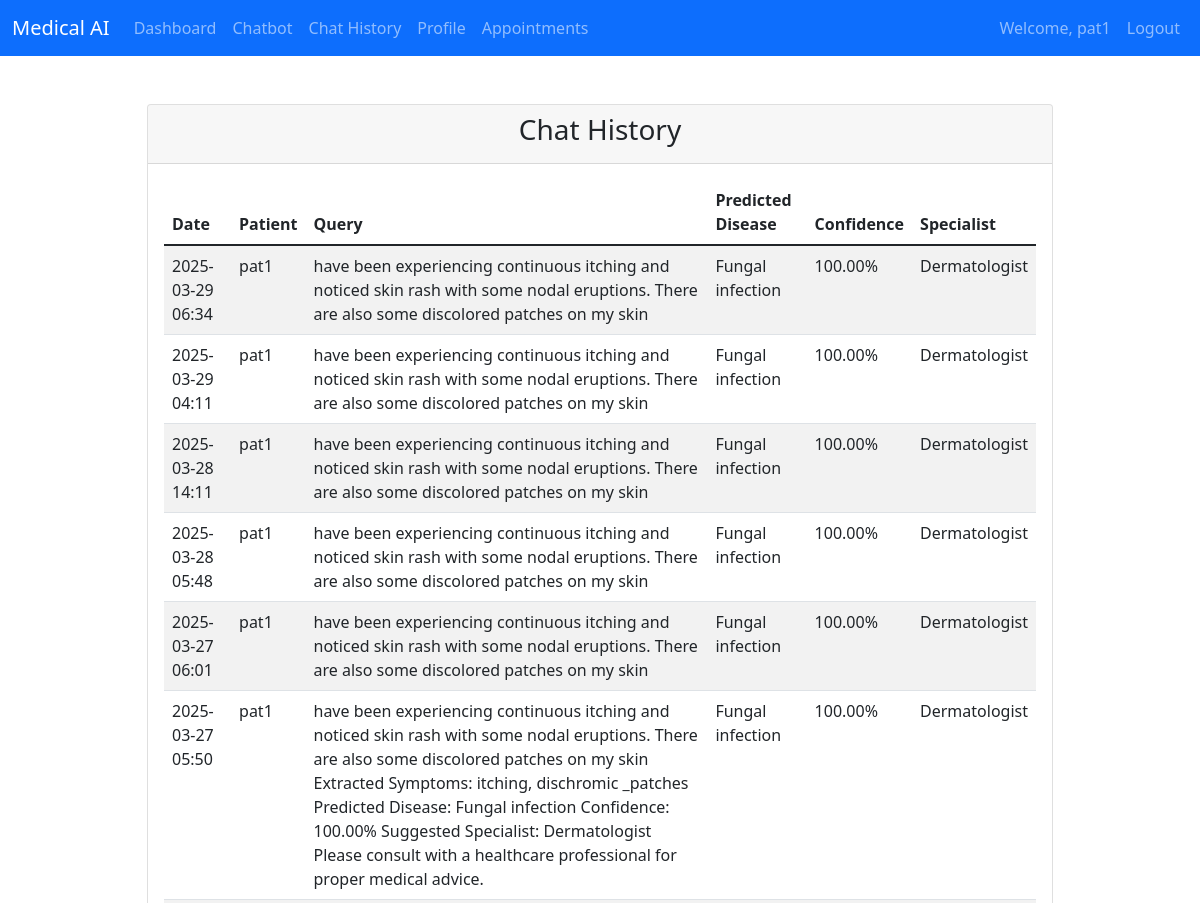
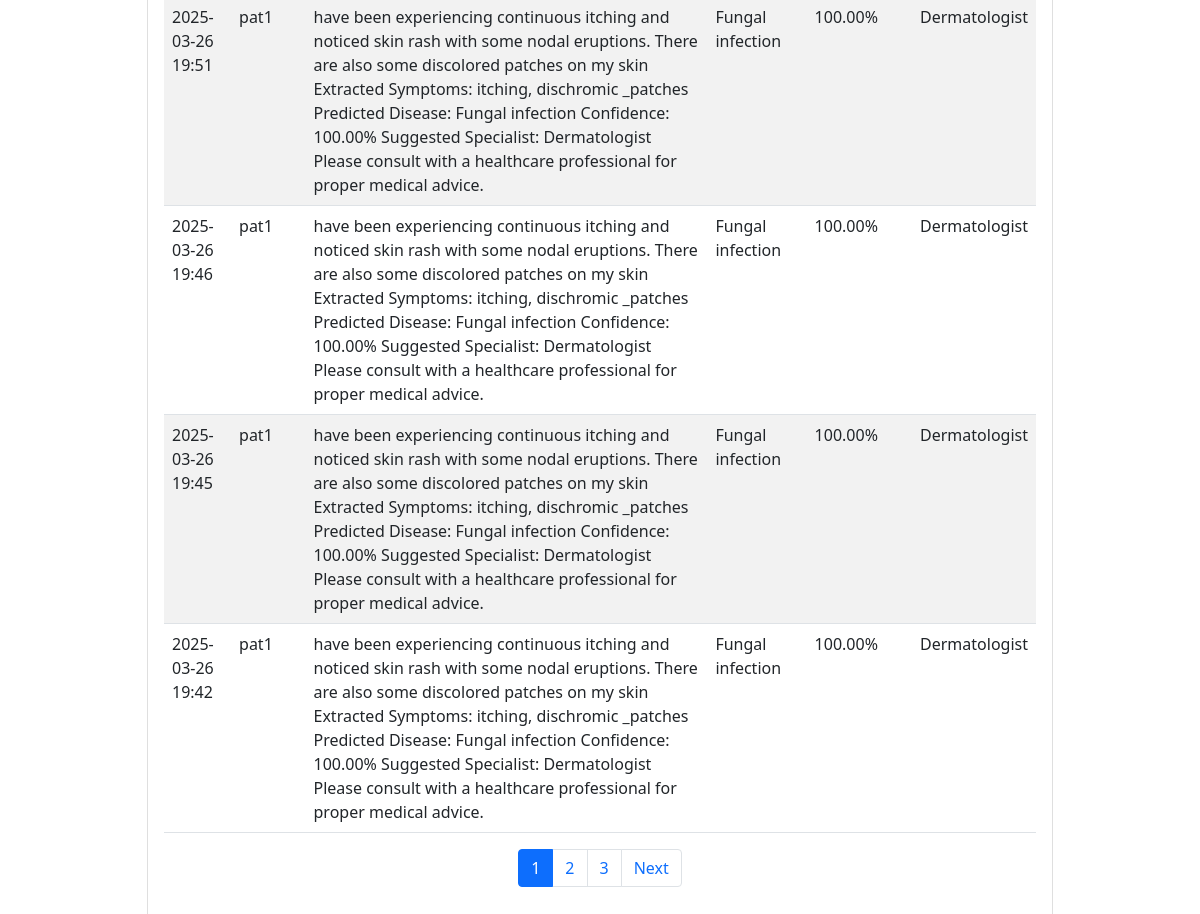
Page /chatbot/chat/history/ (signed in) on the committed database (2 pictures, top to bottom).
### authentication/models.py (models this page shows, shortened)
class CustomUser(AbstractUser):
    ROLE_CHOICES = [
        ('doctor', 'Doctor'),
        ('patient', 'Patient'),
        ('medical_store', 'Medical Store'),
    ]
    role = models.CharField(max_length=20, choices=ROLE_CHOICES)
    phone_number = models.CharField(max_length=15, blank=True, null=True)
    address = models.TextField(blank=True, null=True)
    profile_completed = models.BooleanField(default=False)  # New field

### chatbot/models.py (models this page shows, shortened)
class ChatbotQuery(models.Model):
    patient = models.ForeignKey(Patient, on_delete=models.CASCADE)
    query = models.TextField()
    response = models.TextField()
    disease_predicted = models.CharField(max_length=100, null=True, blank=True)
    confidence_score = models.FloatField(null=True, blank=True)
    specialist_suggested = models.CharField(max_length=100, null=True, blank=True)
    created_at = models.DateTimeField(auto_now_add=True)
    class Meta:
        ordering = ['-created_at']

### patients/models.py (models this page shows, shortened)
class Patient(models.Model):
    user = models.OneToOneField(CustomUser, on_delete=models.CASCADE, related_name='patient')
    full_name = models.CharField(max_length=100)
    dob = models.DateField()
    age = models.IntegerField(null=True, blank=True)
    gender = models.CharField(
        max_length=6,
        choices=[('male', 'Male'), ('female', 'Female'), ('other', 'Other')],
        default='other'
    )
    contact_number = models.CharField(max_length=20)
    email = models.EmailField()
    address = models.TextField(null=True, blank=True)
    city = models.CharField(max_length=100, null=True, blank=True)
    state = models.CharField(max_length=100, null=True, blank=True)
    pincode = models.CharField(max_length=10, null=True, blank=True)
    blood_group = models.CharField(
        max_length=3,
        choices=[
            ('A+', 'A+'), ('A-', 'A-'),
            ('B+', 'B+'), ('B-', 'B-'),
            ('AB+', 'AB+'), ('AB-', 'AB-'),
            ('O+', 'O+'), ('O-', 'O-')
        ],
        null=True, blank=True, default='N/A'
    )
    height = models.DecimalField(
        max_digits=5,
        decimal_places=2,
        null=True,
        blank=True,
        validators=[MinValueValidator(0)]
    )
    weight = models.DecimalField(
        max_digits=5,
        decimal_places=2,
        null=True,
        blank=True,
        validators=[MinValueValidator(0)]
    )
    emergency_contact_name = models.CharField(max_length=100, null=True, blank=True)
    emergency_contact_relation = models.CharField(max_length=50, null=True, blank=True)
    emergency_contact_number = models.CharField(max_length=20, null=True, blank=True)
    medical_history = models.JSONField(
        null=True,
        blank=True,
        default=dict,
        help_text='Store medical conditions, surgeries, and medications in JSON format'
    )
    allergies = models.JSONField(
        null=True,
        blank=True,
        default=dict,
        help_text='Store food, medication, and environmental allergies in JSON format'
    )
    is_profile_complete = models.BooleanField(default=False)
    created_at = models.DateTimeField(auto_now_add=True)
    updated_at = models.DateTimeField(auto_now=True)
    class Meta:
        ordering = ['-created_at']
        verbose_name = 'Patient'
        verbose_name_plural = 'Patients'

### chatbot/views.py (the view)
# urls.py: path('chat/history/', views.chat_history, name='chat_history'),
@login_required
def chat_history(request):
    if not hasattr(request.user, 'patient'):
        return redirect('patient_profile_setup')
    queries = ChatbotQuery.objects.filter(patient=request.user.patient).order_by('-created_at')
    paginator = Paginator(queries, 10)
    page_number = request.GET.get('page')
    page_obj = paginator.get_page(page_number)
    return render(request, 'chatbot/chat_history.html', {
        'page_obj': page_obj
    })

### chatbot/templates/chatbot/chat_history.html (shortened to what this page needs)
{% extends 'base.html' %}
{% block content %}
<div class="container mt-5">
    <div class="row justify-content-center">
        <div class="col-md-10">
            <div class="card">
                <div class="card-header">
                    <h3 class="text-center">Chat History</h3>
                </div>
                <div class="card-body">
                    <div class="table-responsive">
                        <table class="table table-striped">
                            <thead>
                                <tr>
                                    <th>Date</th>
                                    <th>Patient</th>
                                    <th>Query</th>
                                    <th>Predicted Disease</th>
                                    <th>Confidence</th>
                                    <th>Specialist</th>
                                </tr>
                            </thead>
                            <tbody>
                                {% for query in page_obj %}
                                <tr>
                                    <td>{{ query.created_at|date:"Y-m-d H:i" }}</td>
                                    <td>{{ query.patient.full_name }}</td>
                                    <td>{{ query.query }}</td>
                                    <td>{{ query.disease_predicted }}</td>
                                    <td>{{ query.confidence_score|floatformat:2 }}%</td>
                                    <td>{{ query.specialist_suggested }}</td>
                                </tr>
                                {% endfor %}
                            </tbody>
                        </table>
                        {% if page_obj.paginator.num_pages > 1 %}
                        <nav aria-label="Page navigation">
                            <ul class="pagination justify-content-center">
                                {% for num in page_obj.paginator.page_range %}
                                <li class="page-item {% if page_obj.number == num %}active{% endif %}">
                                    <a class="page-link" href="?page={{ num }}">{{ num }}</a>
                                </li>
                                {% endfor %}
                                {% if page_obj.has_next %}
                                <li class="page-item"><a class="page-link" href="?page={{ page_obj.next_page_number }}">Next</a></li>
                                {% endif %}
                            </ul>
                        </nav>
                        {% endif %}
                    </div>
                </div>
            </div>
        </div>
    </div>
</div>
{% endblock %}

### templates/base.html (shortened to what this page needs)
<!DOCTYPE html>
<html lang="en">
<head>
    <link href="https://cdn.jsdelivr.net/npm/bootstrap@5.1.3/dist/css/bootstrap.min.css" rel="stylesheet">
    <link href="https://cdnjs.cloudflare.com/ajax/libs/font-awesome/6.0.0/css/all.min.css" rel="stylesheet">
</head>
<body>
    <nav class="navbar navbar-expand-lg navbar-dark bg-primary">
        <div class="container-fluid">
            <a class="navbar-brand" href="#">Medical AI</a>
            <div class="collapse navbar-collapse" id="navbarNav">
                <ul class="navbar-nav me-auto">
                    {% if user.is_authenticated %}
                    {% if user.role == 'patient' %}
                    <li class="nav-item">
                        <a class="nav-link" href="{% url 'patients:dashboard' %}">Dashboard</a>
                    </li>
                    <li class="nav-item">
                        <a class="nav-link" href="{% url 'chatbot:chat' %}">Chatbot</a>
                    </li>
                    <li class="nav-item">
                        <a class="nav-link" href="{% url 'chatbot:chat_history' %}">Chat History</a>
                    </li>
                    <li class="nav-item">
                        <a class="nav-link" href="{% url 'patients:patient_profile' %}">Profile</a>
                    </li>
                    <li class="nav-item">
                        <a class="nav-link" href="{% url 'patients:view_appointments' %}">Appointments</a>
                    </li>
                    {% elif user.role == 'medical_store' %}
                    <li class="nav-item">
                        <a class="nav-link" href="{% url 'medical_store:dashboard' %}">Dashboard</a>
                    </li>
                    {% endif %}
                    {% endif %}
                </ul>
                <ul class="navbar-nav">
                    {% if user.is_authenticated %}
                    <li class="nav-item">
                        <span class="nav-link">Welcome, {{ user.username }}</span>
                    </li>
                    <li class="nav-item">
                        <a class="nav-link" href="{% url 'logout' %}">Logout</a>
                    </li>
                    {% endif %}
                </ul>
            </div>
        </div>
    </nav>
    <main class="container mt-4">
        {% block content %}{% endblock %}
    </main>
</body>
</html>

### rows in the picture
CustomUser: username "pat1"
ChatbotQuery: created_at "2025-03-29 06:34", patient.full_name "pat1", query "have been experiencing continuous itching and noticed skin rash with some nodal eruptions. There are also some discolored patches on my skin", disease_predicted "Fungal infection", confidence_score "100.00", specialist_suggested "Dermatologist"
ChatbotQuery: created_at "2025-03-29 04:11", patient.full_name "pat1", query "have been experiencing continuous itching and noticed skin rash with some nodal eruptions. There are also some discolored patches on my skin", disease_predicted "Fungal infection", confidence_score "100.00", specialist_suggested "Dermatologist"
ChatbotQuery: created_at "2025-03-28 14:11", patient.full_name "pat1", query "have been experiencing continuous itching and noticed skin rash with some nodal eruptions. There are also some discolored patches on my skin", disease_predicted "Fungal infection", confidence_score "100.00", specialist_suggested "Dermatologist"
ChatbotQuery: created_at "2025-03-28 05:48", patient.full_name "pat1", query "have been experiencing continuous itching and noticed skin rash with some nodal eruptions. There are also some discolored patches on my skin", disease_predicted "Fungal infection", confidence_score "100.00", specialist_suggested "Dermatologist"
ChatbotQuery: created_at "2025-03-27 06:01", patient.full_name "pat1", query "have been experiencing continuous itching and noticed skin rash with some nodal eruptions. There are also some discolored patches on my skin", disease_predicted "Fungal infection", confidence_score "100.00", specialist_suggested "Dermatologist"
ChatbotQuery: created_at "2025-03-27 05:50", patient.full_name "pat1", query "have been experiencing continuous itching and noticed skin rash with some nodal eruptions. There are also some discolored patches on my skin Extracted Symptoms: itching, dischromic _patches Predicted Disease: Fungal infection Confidence: 100.00% Suggested Specialist: Dermatologist Please consult with a healthcare professional for proper medical advice.", disease_predicted "Fungal infection", confidence_score "100.00", specialist_suggested "Dermatologist"
ChatbotQuery: created_at "2025-03-26 19:51", patient.full_name "pat1", query "have been experiencing continuous itching and noticed skin rash with some nodal eruptions. There are also some discolored patches on my skin Extracted Symptoms: itching, dischromic _patches Predicted Disease: Fungal infection Confidence: 100.00% Suggested Specialist: Dermatologist Please consult with a healthcare professional for proper medical advice.", disease_predicted "Fungal infection", confidence_score "100.00", specialist_suggested "Dermatologist"
ChatbotQuery: created_at "2025-03-26 19:46", patient.full_name "pat1", query "have been experiencing continuous itching and noticed skin rash with some nodal eruptions. There are also some discolored patches on my skin Extracted Symptoms: itching, dischromic _patches Predicted Disease: Fungal infection Confidence: 100.00% Suggested Specialist: Dermatologist Please consult with a healthcare professional for proper medical advice.", disease_predicted "Fungal infection", confidence_score "100.00", specialist_suggested "Dermatologist"
ChatbotQuery: created_at "2025-03-26 19:45", patient.full_name "pat1", query "have been experiencing continuous itching and noticed skin rash with some nodal eruptions. There are also some discolored patches on my skin Extracted Symptoms: itching, dischromic _patches Predicted Disease: Fungal infection Confidence: 100.00% Suggested Specialist: Dermatologist Please consult with a healthcare professional for proper medical advice.", disease_predicted "Fungal infection", confidence_score "100.00", specialist_suggested "Dermatologist"
ChatbotQuery: created_at "2025-03-26 19:42", patient.full_name "pat1", query "have been experiencing continuous itching and noticed skin rash with some nodal eruptions. There are also some discolored patches on my skin Extracted Symptoms: itching, dischromic _patches Predicted Disease: Fungal infection Confidence: 100.00% Suggested Specialist: Dermatologist Please consult with a healthcare professional for proper medical advice.", disease_predicted "Fungal infection", confidence_score "100.00", specialist_suggested "Dermatologist"

### other values in the picture
{{ num }} "1" "2" "3"
